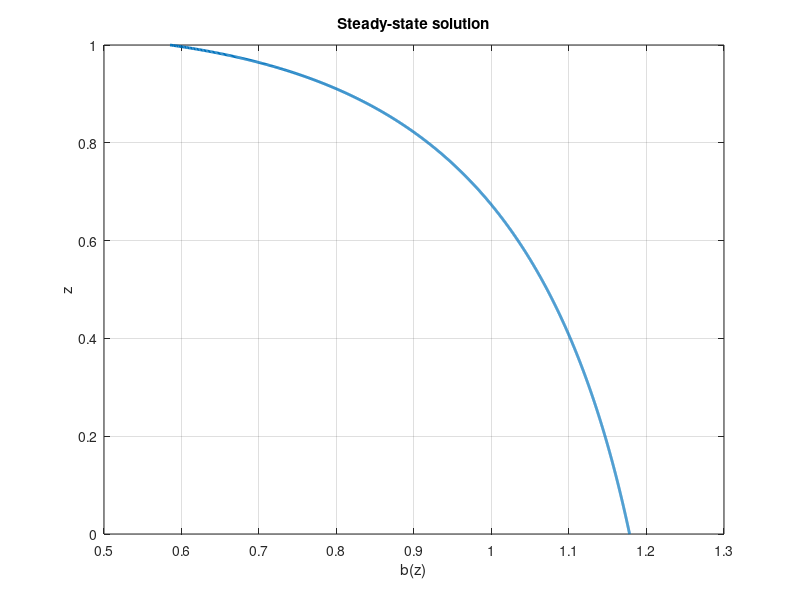
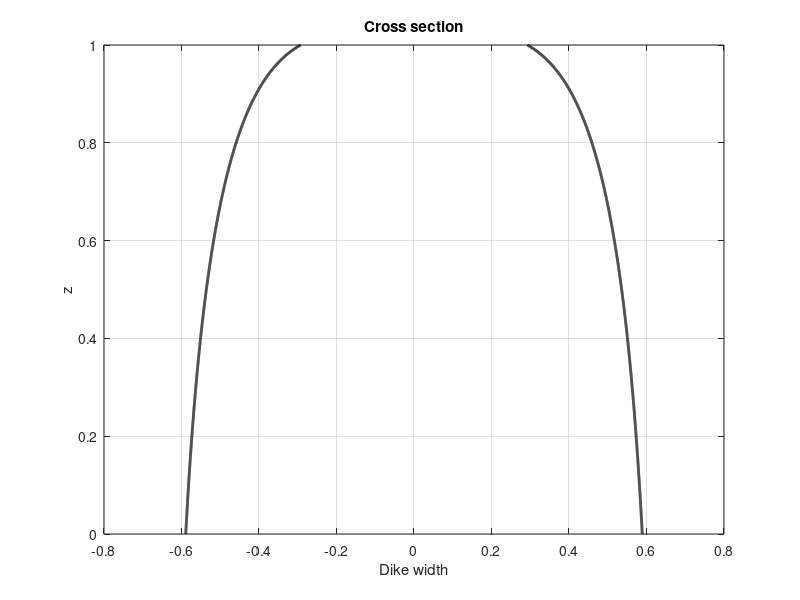

These charts were generated, in order, by the following MATLAB code:
clear; clc; close all;

% steady state (A)

alpha = 0.4709;
beta = 1.0;
Q = 0.99;
H = 1.0;
bB = 1.178164343;
Nz = 2000;

z = linspace(0,H,Nz)';
dz = z(2)-z(1);

b = zeros(Nz,1);
b(1)=bB;

for i=1:Nz-1
    dbdz = alpha/beta - Q/(beta*b(i)^3);
    b(i+1) = b(i) + dz*dbdz;
end

% Steady-state profile

figure;
plot(b,z,'LineWidth',2)

xlabel('b(z)')
ylabel('z')
title('Steady-state solution')
grid on

% Cross-section plot

figure;
plot(b/2,z,'k','LineWidth',2)
hold on
plot(-b/2,z,'k','LineWidth',2)
xlabel('Dike width')
ylabel('z')
title('Cross section')
grid on


